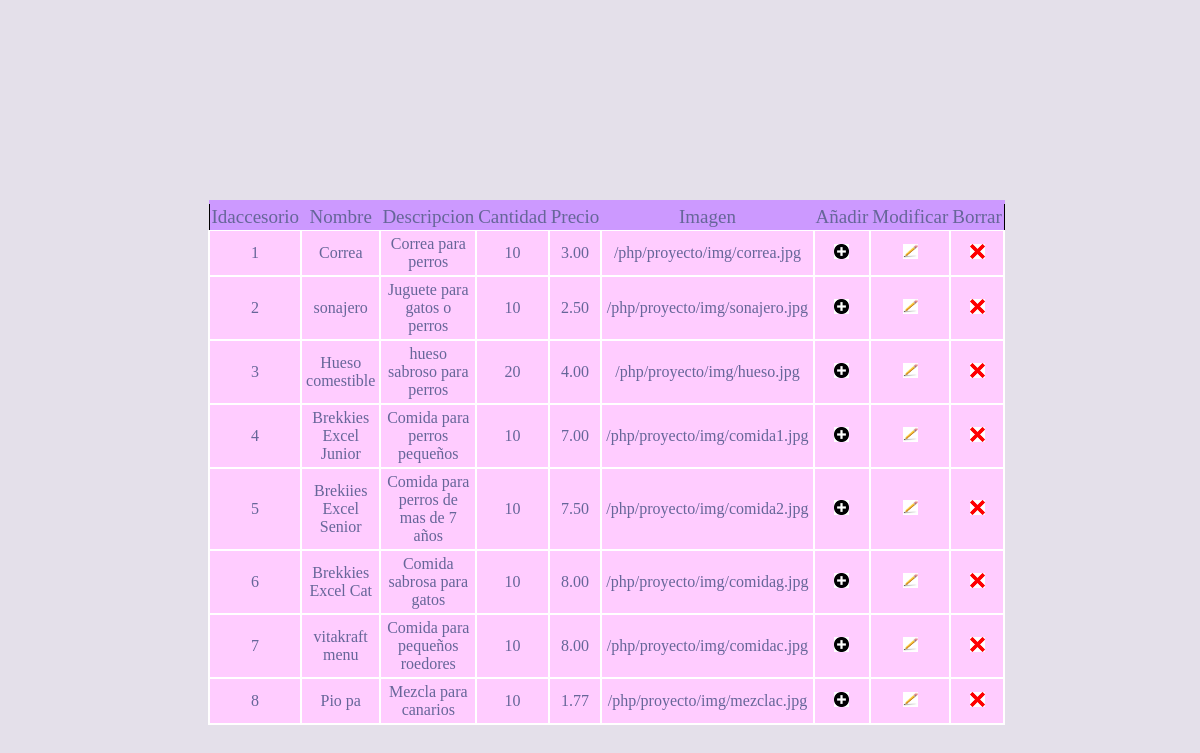
Before: /PHP/adaccesorio.php with the older database file.
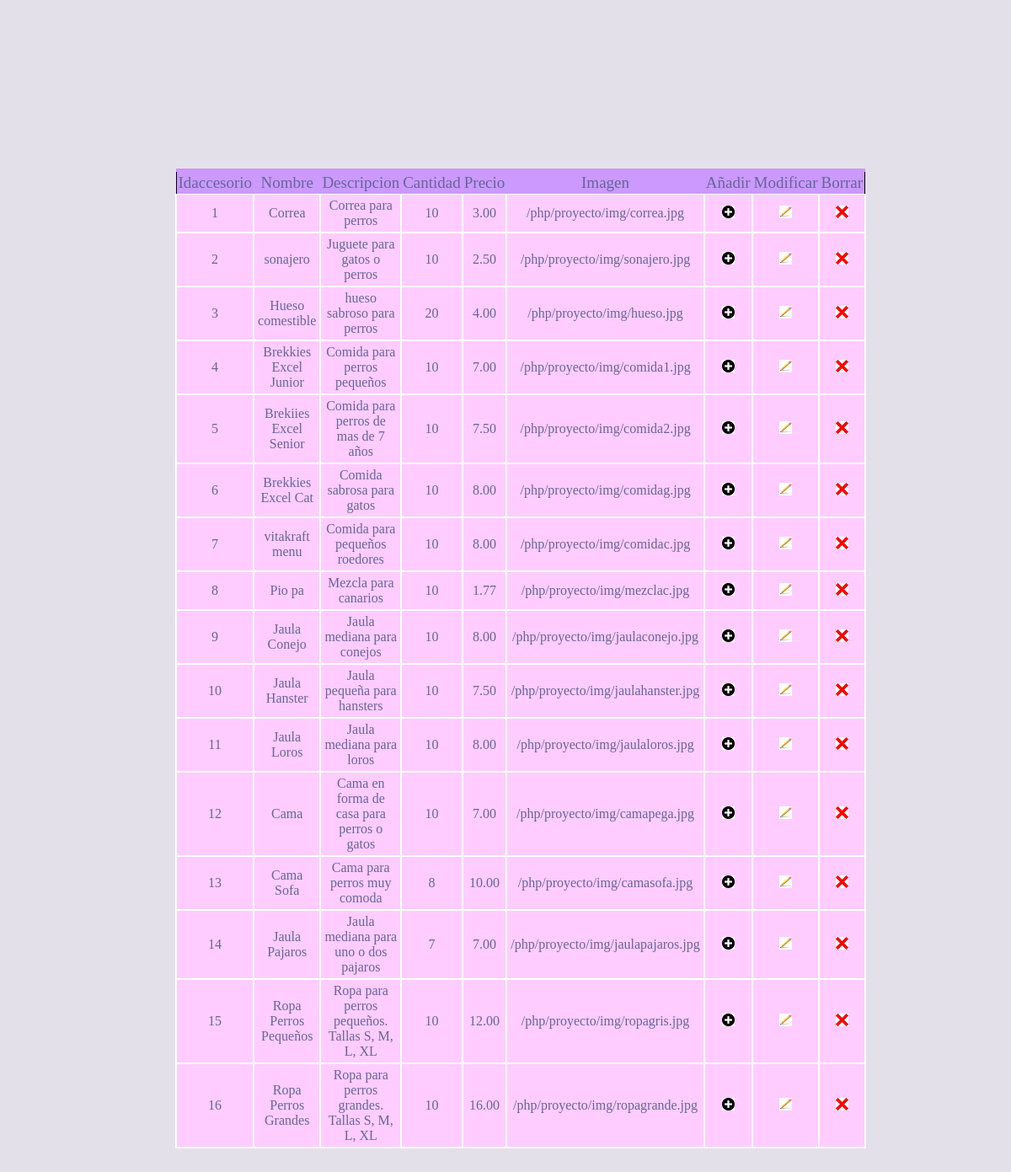
After: the same page with the newer database file.
### tables this page shows
create table accesorio
(
	idaccesorio		int auto_increment not null,
	nombre			varchar(50),
	descripcion		varchar(50),
	cantidad		int,
	precio			decimal(4,2),
	imagen			varchar(500),
	primary key(idaccesorio)
	);

### PHP/adaccesorio.php (the view, shortened to what this page needs)
<!DOCTYPE html>
<html lang="en">
  <head>
    <link rel="stylesheet" href="css/tablas.css">
  </head>
  <body>
    <?php
       include_once "conec.php";
      if ($result = $connection->query("SELECT * FROM accesorio;")) {
            if ($result){
            echo "<table style='border:1px solid black;'>";
            echo "<thead>";
            echo "<tr>";
            echo "<th>Idaccesorio</th>";
            echo "<th>Nombre</th>";
            echo "<th>Descripcion</th>";
            echo "<th>Cantidad</th>";
            echo "<th>Precio</th>";
            echo "<th>Imagen</th>";
            echo "<th>Añadir</th>";
            echo "<th>Modificar</th>";
            echo "<th>Borrar</th>";
            echo "</thead>";
          }
      ?>
      <?php
          while($obj = $result->fetch_object()) {
              echo "<tr>";
              echo "<td>".$obj->idaccesorio."</td>";
              echo "<td>".$obj->nombre."</td>";
              echo "<td>".$obj->descripcion."</td>";
              echo "<td>".$obj->cantidad."</td>";
              echo "<td>".$obj->precio."</td>";
              echo "<td>".$obj->imagen."</td>";
              echo "<td><a href='añadiracces.php?id=".$obj->idaccesorio."'><img src='img/añadir.png' width='15px' height='15px'/></a></td>";
              echo "<td><a href='editaracces.php?id=".$obj->idaccesorio."'><img src='img/modificar.jpg' width='15px'height='15px'/></a></td>";
              echo "<td><a href='borraracces.php?id=".$obj->idaccesorio."'><img src='img/borrar.png' width='15px' height='15px'/></a></td>";
              echo "</tr>";
          }
      }
    ?>
  </body>
</html>

### PHP/conec.php (shortened to what this page needs)
<!DOCTYPE html>
<html>
<head>
</head>
<body>
</body>
</html>

### PHP/css/tablas.css (style rules this page uses)
table { text-align: center; border-collapse: collapse; font-size: 16px; margin: 200px; }
th { font-size: 19px; font-weight: normal; padding: 2px; background: #c9f; border-top: 4px solid #c9f; border-bottom: 1px solid #fff; color: #669; }
td { padding: 4px; background: #fcf; border: 2px solid #fff; color: #669; border-top: 1px }
body { background: #e4e0ea; }

Changed rows visible on the page:
added accesorio: idaccesorio "9", nombre "Jaula Conejo", descripcion "Jaula mediana para conejos", cantidad "10", precio "8.00", imagen "/php/proyecto/img/jaulaconejo.jpg"
added accesorio: idaccesorio "10", nombre "Jaula Hanster", descripcion "Jaula pequeña para hansters", cantidad "10", precio "7.50", imagen "/php/proyecto/img/jaulahanster.jpg"
added accesorio: idaccesorio "11", nombre "Jaula Loros", descripcion "Jaula mediana para loros", cantidad "10", precio "8.00", imagen "/php/proyecto/img/jaulaloros.jpg"
added accesorio: idaccesorio "12", nombre "Cama", descripcion "Cama en forma de casa para perros o gatos", cantidad "10", precio "7.00", imagen "/php/proyecto/img/camapega.jpg"
added accesorio: idaccesorio "13", nombre "Cama Sofa", descripcion "Cama para perros muy comoda", cantidad "8", precio "10.00", imagen "/php/proyecto/img/camasofa.jpg"
added accesorio: idaccesorio "14", nombre "Jaula Pajaros", descripcion "Jaula mediana para uno o dos pajaros", cantidad "7", precio "7.00", imagen "/php/proyecto/img/jaulapajaros.jpg"
added accesorio: idaccesorio "15", nombre "Ropa Perros Pequeños", descripcion "Ropa para perros pequeños. Tallas S, M, L, XL", cantidad "10", precio "12.00", imagen "/php/proyecto/img/ropagris.jpg"
added accesorio: idaccesorio "16", nombre "Ropa Perros Grandes", descripcion "Ropa para perros grandes. Tallas S, M, L, XL", cantidad "10", precio "16.00", imagen "/php/proyecto/img/ropagrande.jpg"
